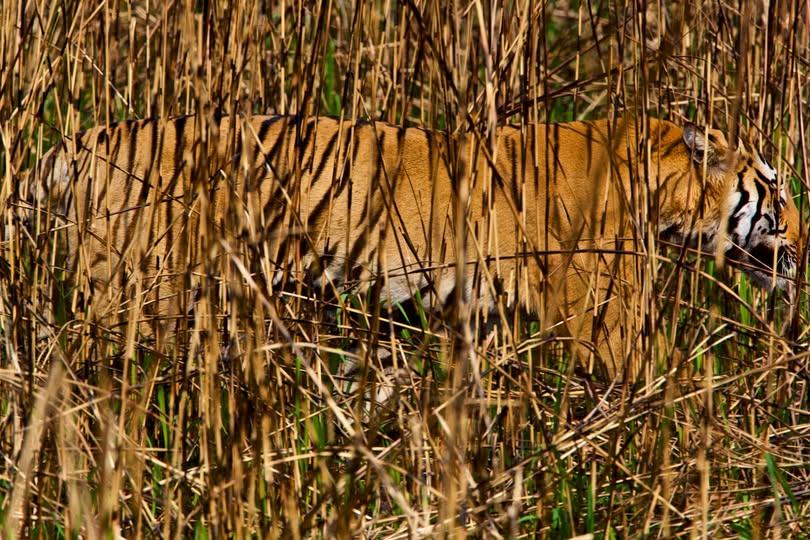
#> input picture images/my_content.jpg, 810 x 540 px, found by its file name
$ python tiger_palette.py
#> lines starting #> are read from the running program, lines starting #| are printed output that depends on the picture; long printed decimals are rounded
# tiger_palette.py
# 1) Extract dominant colors from an Indochinese tiger photo
# 2) Save a palette image
# 3) Generate a Thai-style tiger stripe (shadow tiger) camouflage
#    using those colors

from PIL import Image, ImageDraw
import numpy as np
import random
import math


# --------------------------------------------------
# K-means for color clustering
# --------------------------------------------------
def kmeans(pixels, k=4, iters=20, seed=0):
    np.random.seed(seed)
    N = pixels.shape[0]
    centers = pixels[np.random.choice(N, k, replace=False)]
    for _ in range(iters):
        # assign
        dists = ((pixels[:, None, :] - centers[None, :, :]) ** 2).sum(axis=2)
        labels = dists.argmin(axis=1)
        # update
        new_centers = []
        for i in range(k):
            if np.any(labels == i):
                new_centers.append(pixels[labels == i].mean(axis=0))
            else:
                new_centers.append(centers[i])
        centers = np.vstack(new_centers)
    return centers


def rgb_to_hex(rgb01):
    r, g, b = (np.clip(rgb01 * 255, 0, 255).astype(int))
    return "#{:02X}{:02X}{:02X}".format(r, g, b)


def save_palette_image(colors01, filename="tiger_palette.png",
                       swatch_w=80, h=200):
    """
    colors01: array of shape (k,3) in [0,1]
    Saves a vertical palette image: each color is a horizontal band.
    """
    k = len(colors01)
    img = Image.new("RGB", (swatch_w, h * k), (0, 0, 0))
    draw = ImageDraw.Draw(img)

    for i, c in enumerate(colors01):
        r, g, b = (np.clip(c * 255, 0, 255).astype(int))
        y0 = i * h
        y1 = (i + 1) * h
        draw.rectangle([0, y0, swatch_w, y1], fill=(r, g, b))

    img.save(filename)
    print("Saved palette image to", filename)


# --------------------------------------------------
# Extract dominant tiger colors
# --------------------------------------------------
def extract_tiger_palette(path, k=4):
#> called with path = 'images\\my_content.jpg', k = 4
    img = Image.open(path).convert("RGB")
#> img is the input picture: PIL image 810x540 RGB; mean R, G, B 119.5, 84.5, 41.3

    # Crop to focus more on the tiger than the background
    w, h = img.size
#> w = 810; h = 540
    # You can adjust these numbers if you want more / less grass
    img = img.crop((int(w * 0.25), int(h * 0.2),
                    int(w * 0.95), int(h * 0.9)))
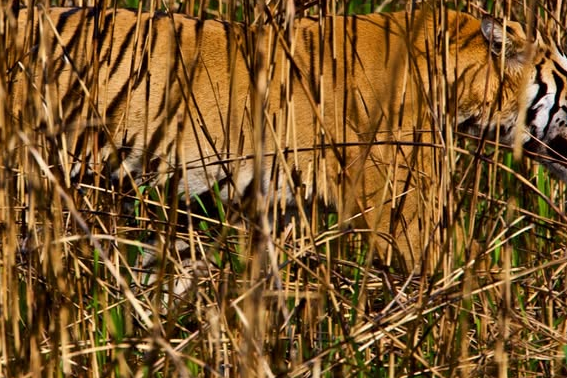
#> img: PIL image 567x378 RGB; mean R, G, B 122.4, 85.2, 40.7

    img_small = img.resize((50, 50))
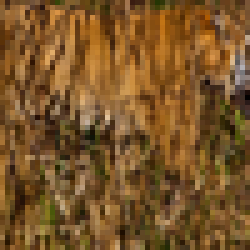
#> img_small: PIL image 50x50 RGB (shown 5 times larger); mean R, G, B 122.3, 85.2, 40.6
    arr = np.array(img_small, dtype=np.float32) / 255.0
    pixels = arr.reshape(-1, 3)
#> pixels = 2500 rows, first 8: [0.506, 0.329, 0.145], [0.251, 0.145, 0.0824], [0.451, 0.306, 0.165], [0.416, 0.278, 0.145], [0.439, 0.318, 0.161], [0.431, 0.302, 0.173], [0.447, 0.325, 0.231], [0.498, 0.361, 0.235]

    centers = kmeans(pixels, k=k, iters=20, seed=0)
#> in kmeans, `centers = pixels[np.random.choice(N, k, replace=False)]`: centers = [[0.592, 0.408, 0.224], [0.596, 0.424, 0.22], [0.478, 0.376, 0.133], [0.722, 0.502, 0.235]]
#> centers = [[0.438, 0.297, 0.129], [0.575, 0.399, 0.191], [0.289, 0.195, 0.0753], [0.699, 0.518, 0.302]]

    # sort by brightness (dark → bright)
    lum = centers @ np.array([0.2126, 0.7152, 0.0722])
#> lum = [0.315, 0.422, 0.206, 0.54]
    order = np.argsort(lum)
#> order = [2, 0, 1, 3]
    centers = centers[order]
#> centers = [[0.289, 0.195, 0.0753], [0.438, 0.297, 0.129], [0.575, 0.399, 0.191], [0.699, 0.518, 0.302]]

    print("Dominant colors (dark → bright):")
    for c in centers:
        print(rgb_to_hex(c), c)
#> this loop made 4 passes
#> (c, r in rgb_to_hex, g in rgb_to_hex, b in rgb_to_hex) on passes 1 to 4: ([0.289, 0.195, 0.0753], 73, 49, 19), ([0.438, 0.297, 0.129], 111, 75, 32), ([0.575, 0.399, 0.191], 146, 101, 48), ([0.699, 0.518, 0.302], 178, 131, 77)
#| #493113 [0.2891  0.1945 0.07526]
#| #6F4B20 [0.4383 0.2974 0.1294]
#| #926530 [0.5751  0.3993 0.1915 ]
#| #B2834D [0.6986 0.5175 0.3024]

    # show them as an image
    save_palette_image(centers, "tiger_palette.png")
#> in save_palette_image, `k = len(colors01)`: k = 4
#> in save_palette_image, `img = Image.new("RGB", (swatch_w, h * k), (0, 0, 0))`: img: PIL image 80x800 RGB; every value is 0
#> the loop in save_palette_image, `for i, c in enumerate(colors01):` made 4 passes
#> (c, r, g, b, y0, y1) on passes 1 to 4: ([0.289, 0.195, 0.0753], 73, 49, 19, 0, 200), ([0.438, 0.297, 0.129], 111, 75, 32, 200, 400), ([0.575, 0.399, 0.191], 146, 101, 48, 400, 600), ([0.699, 0.518, 0.302], 178, 131, 77, 600, 800)
#> in save_palette_image, `img.save(filename)`:
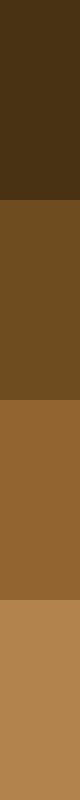
#> saved as tiger_palette.png: PIL image 80x800 RGB; mean R, G, B 127, 89, 44

    return centers


# --------------------------------------------------
# Shadow tiger / Thai tiger stripe camouflage
# --------------------------------------------------
def make_tiger_stripe_camo(palette01, size=(512, 512),
                           stripe_scale=45,
                           filename="tiger_shadow_stripe_camo.png"):
    """
    palette01 : array (k,3) in [0,1] from extract_tiger_palette
    size      : (width, height) of output image
    stripe_scale : controls stripe thickness (bigger = thicker stripes)
    """
    w, h = size

    # convert colors to 0–255
    palette255 = [(int(c[0] * 255), int(c[1] * 255), int(c[2] * 255))
                  for c in palette01]

    # sort by brightness so 0 = darkest, -1 = lightest
    lum = [c[0] * 0.2126 + c[1] * 0.7152 + c[2] * 0.0722 for c in palette01]
    order = sorted(range(len(lum)), key=lambda i: lum[i])
    palette255 = [palette255[i] for i in order]

    dark = palette255[0]                          # dark stripe
    mid = palette255[1] if len(palette255) > 1 else palette255[0]
    light = palette255[2] if len(palette255) > 2 else palette255[-1]
    bg = palette255[-1]                           # lightest background

    # base image (background color)
    img_arr = np.zeros((h, w, 3), dtype=np.uint8)
    img_arr[:, :, :] = bg

    # stripe orientation (slightly diagonal)
    angle = math.radians(-20)
    cosA, sinA = math.cos(angle), math.sin(angle)

    phase = random.random() * 2 * math.pi

    for y in range(h):
        for x in range(w):
            # rotate coordinates so stripes run roughly diagonally
            u = x * cosA + y * sinA
            v = -x * sinA + y * cosA

            # sinusoidal base for stripes + small wobble by v
            s = math.sin(u / stripe_scale + phase +
                         0.4 * math.sin(v / 80.0))

            # small random jitter so edges aren’t perfect
            s += 0.3 * (random.random() - 0.5)

            if s > 0.6:
                color = dark          # main dark stripe
            elif s > 0.2:
                color = mid           # mid-tone band
            elif s > -0.1:
                color = light         # secondary lighter stripe
            else:
                color = bg            # background
            img_arr[y, x, :] = color

    img = Image.fromarray(img_arr, mode="RGB")
    img.save(filename)
    print("Saved tiger-stripe camo to", filename)


# --------------------------------------------------
# Main: run everything
# --------------------------------------------------
if __name__ == "__main__":
    # your tiger image path (inside the "images" folder)
    img_path = r"images\my_content.jpg"

    # 1) extract palette
    palette = extract_tiger_palette(img_path, k=4)
#> palette has the same summary as centers in extract_tiger_palette

    # 2) generate Thai-style tiger stripe camo using that palette
    make_tiger_stripe_camo(palette,
                           size=(512, 512),
                           stripe_scale=45,
                           filename="tiger_shadow_stripe_camo.png")
#> in make_tiger_stripe_camo, `palette255 = [(int(c[0] * 255), int(c[1] * 255), int(c[2] * 255)) for ..`: palette255 = [(73, 49, 19), (111, 75, 32), (146, 101, 48), (178, 131, 77)]
#> in make_tiger_stripe_camo, `lum = [c[0] * 0.2126 + c[1] * 0.7152 + c[2] * 0.0722 for c in palette01]`: lum = [0.206, 0.315, 0.422, 0.54]
#> in make_tiger_stripe_camo, `order = sorted(range(len(lum)), key=lambda i: lum[i])`: order = [0, 1, 2, 3]
#> in make_tiger_stripe_camo, `dark = palette255[0]`: dark = (73, 49, 19)
#> in make_tiger_stripe_camo, `mid = palette255[1] if len(palette255) > 1 else palette255[0]`: mid = (111, 75, 32)
#> in make_tiger_stripe_camo, `light = palette255[2] if len(palette255) > 2 else palette255[-1]`: light = (146, 101, 48)
#> in make_tiger_stripe_camo, `bg = palette255[-1]`: bg = (178, 131, 77)
#> in make_tiger_stripe_camo, `img_arr[:, :, :] = bg`:
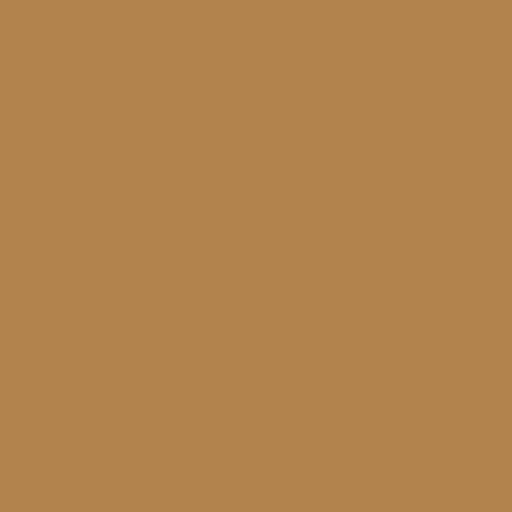
#> img_arr: shape (512, 512, 3); mean of channels 0, 1, 2 178, 131, 77; drawn as R, G, B
#> after the loop in make_tiger_stripe_camo, `for y in range(h):`:
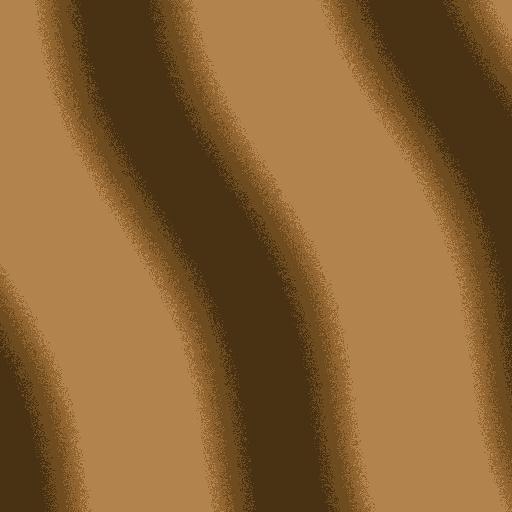
#> img_arr: shape (512, 512, 3); mean of channels 0, 1, 2 137.1, 98, 52.1; drawn as R, G, B

$ run again, with images/1.png saved as images/my_content.jpg
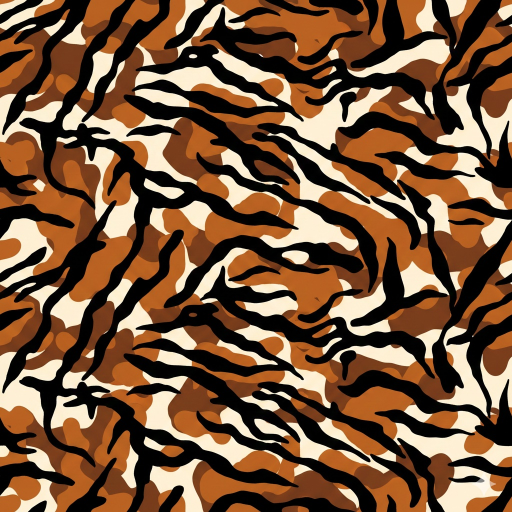
#> input picture images/1.png, 1024 x 1024 px, found by its file name (shown at 1/2 size)
#> in extract_tiger_palette, img is the input picture: PIL image 1024x1024 RGB; mean R, G, B 119.6, 86.4, 59.9
#> pixels = 2500 rows, first 8: [0.439, 0.235, 0.0902], [0.0667, 0.0353, 0.0196], [0, 0, 0], [0.0275, 0.0275, 0.0235], [0.098, 0.098, 0.0863], [0.42, 0.408, 0.365], [0.569, 0.541, 0.482], [0.627, 0.6, 0.533]
#> in kmeans, `centers = pixels[np.random.choice(N, k, replace=False)]`: centers = [[0, 0.00784, 0.00784], [1, 0.965, 0.851], [0.878, 0.69, 0.506], [0.682, 0.353, 0.125]]
#> in extract_tiger_palette, `centers = kmeans(pixels, k=k, iters=20, seed=0)`: centers = [[0.12, 0.0776, 0.0488], [0.958, 0.914, 0.803], [0.723, 0.626, 0.512], [0.559, 0.328, 0.162]]
#> in extract_tiger_palette, `lum = centers @ np.array([0.2126, 0.7152, 0.0722])`: lum = [0.0845, 0.915, 0.638, 0.365]
#> in extract_tiger_palette, `order = np.argsort(lum)`: order = [0, 3, 2, 1]
#> in extract_tiger_palette, `centers = centers[order]`: centers = [[0.12, 0.0776, 0.0488], [0.559, 0.328, 0.162], [0.723, 0.626, 0.512], [0.958, 0.914, 0.803]]
#> the loop in extract_tiger_palette, `for c in centers:` made 4 passes
#> (c, r in rgb_to_hex, g in rgb_to_hex, b in rgb_to_hex) on passes 1 to 4: ([0.12, 0.0776, 0.0488], 30, 19, 12), ([0.559, 0.328, 0.162], 142, 83, 41), ([0.723, 0.626, 0.512], 184, 159, 130), ([0.958, 0.914, 0.803], 244, 233, 204)
#> (printed output is left out)
#> k = 4
#> the loop in save_palette_image, `for i, c in enumerate(colors01):` made 4 passes
#> (c, r, g, b, y0, y1) on passes 1 to 4: ([0.12, 0.0776, 0.0488], 30, 19, 12, 0, 200), ([0.559, 0.328, 0.162], 142, 83, 41, 200, 400), ([0.723, 0.626, 0.512], 184, 159, 130, 400, 600), ([0.958, 0.914, 0.803], 244, 233, 204, 600, 800)
#> in save_palette_image, `img.save(filename)`:
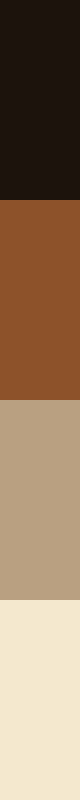
#> saved as tiger_palette.png: PIL image 80x800 RGB; mean R, G, B 150, 123.5, 96.8
#> palette has the same summary as centers in extract_tiger_palette
#> palette255 = [(30, 19, 12), (142, 83, 41), (184, 159, 130), (244, 233, 204)]
#> in make_tiger_stripe_camo, `lum = [c[0] * 0.2126 + c[1] * 0.7152 + c[2] * 0.0722 for c in palette01]`: lum = [0.0845, 0.365, 0.638, 0.915]
#> in make_tiger_stripe_camo, `order = sorted(range(len(lum)), key=lambda i: lum[i])`: order = [0, 1, 2, 3]
#> dark = (30, 19, 12)
#> mid = (142, 83, 41)
#> light = (184, 159, 130)
#> bg = (244, 233, 204)
#> after the loop in make_tiger_stripe_camo, `for y in range(h):`:
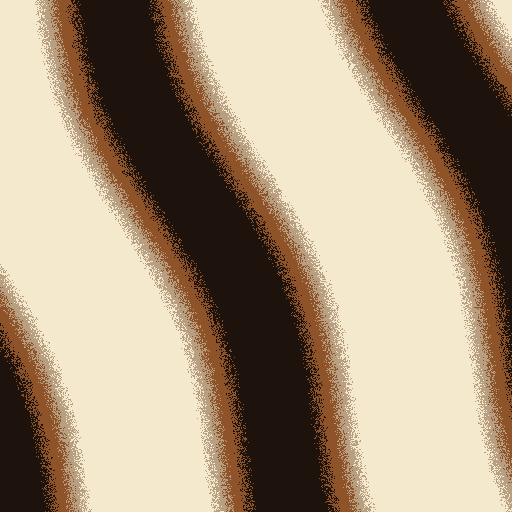
#> img_arr: shape (512, 512, 3); mean of channels 0, 1, 2 166, 146.8, 121.8; drawn as R, G, B

$ run again, with images/digital_camo_1.png saved as images/my_content.jpg
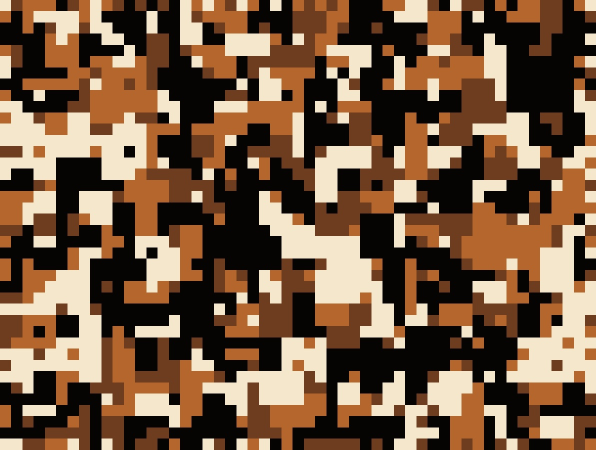
#> input picture images/digital_camo_1.png, 1192 x 900 px, found by its file name (shown at 1/2 size)
#> in extract_tiger_palette, img is the input picture: PIL image 1192x900 RGB; mean R, G, B 119.1, 90.2, 66
#> pixels = 2500 rows, first 8: [0.725, 0.439, 0.227], [0.969, 0.886, 0.769], [0.38, 0.357, 0.318], [0, 0, 0], [0.0196, 0.0157, 0.00784], [0.0196, 0.0157, 0.00784], [0.0196, 0.0157, 0.00784], [0.00784, 0.00784, 0]
#> in kmeans, `centers = pixels[np.random.choice(N, k, replace=False)]`: centers = [[0.18, 0.169, 0.153], [0, 0, 0], [0.765, 0.725, 0.643], [0.392, 0.208, 0.098]]
#> in extract_tiger_palette, `centers = kmeans(pixels, k=k, iters=20, seed=0)`: centers = [[0.387, 0.232, 0.132], [0.048, 0.0313, 0.0183], [0.917, 0.85, 0.74], [0.669, 0.437, 0.261]]
#> in extract_tiger_palette, `lum = centers @ np.array([0.2126, 0.7152, 0.0722])`: lum = [0.258, 0.0339, 0.856, 0.473]
#> in extract_tiger_palette, `order = np.argsort(lum)`: order = [1, 0, 3, 2]
#> in extract_tiger_palette, `centers = centers[order]`: centers = [[0.048, 0.0313, 0.0183], [0.387, 0.232, 0.132], [0.669, 0.437, 0.261], [0.917, 0.85, 0.74]]
#> the loop in extract_tiger_palette, `for c in centers:` made 4 passes
#> (c, r in rgb_to_hex, g in rgb_to_hex, b in rgb_to_hex) on passes 1 to 4: ([0.048, 0.0313, 0.0183], 12, 7, 4), ([0.387, 0.232, 0.132], 98, 59, 33), ([0.669, 0.437, 0.261], 170, 111, 66), ([0.917, 0.85, 0.74], 233, 216, 188)
#> (printed output is left out)
#> k = 4
#> the loop in save_palette_image, `for i, c in enumerate(colors01):` made 4 passes
#> (c, r, g, b, y0, y1) on passes 1 to 4: ([0.048, 0.0313, 0.0183], 12, 7, 4, 0, 200), ([0.387, 0.232, 0.132], 98, 59, 33, 200, 400), ([0.669, 0.437, 0.261], 170, 111, 66, 400, 600), ([0.917, 0.85, 0.74], 233, 216, 188, 600, 800)
#> in save_palette_image, `img.save(filename)`:
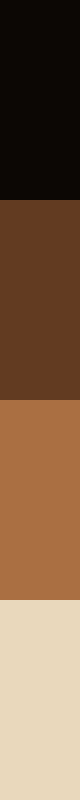
#> saved as tiger_palette.png: PIL image 80x800 RGB; mean R, G, B 128.2, 98.2, 72.8
#> palette has the same summary as centers in extract_tiger_palette
#> palette255 = [(12, 7, 4), (98, 59, 33), (170, 111, 66), (233, 216, 188)]
#> in make_tiger_stripe_camo, `lum = [c[0] * 0.2126 + c[1] * 0.7152 + c[2] * 0.0722 for c in palette01]`: lum = [0.0339, 0.258, 0.473, 0.856]
#> in make_tiger_stripe_camo, `order = sorted(range(len(lum)), key=lambda i: lum[i])`: order = [0, 1, 2, 3]
#> dark = (12, 7, 4)
#> mid = (98, 59, 33)
#> light = (170, 111, 66)
#> bg = (233, 216, 188)
#> after the loop in make_tiger_stripe_camo, `for y in range(h):`:
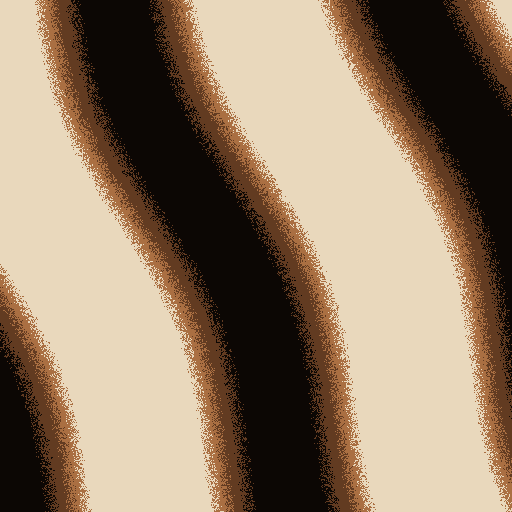
#> img_arr: shape (512, 512, 3); mean of channels 0, 1, 2 148.1, 127, 104.3; drawn as R, G, B

$ run again, with images/digital_camo_my content.png saved as images/my_content.jpg
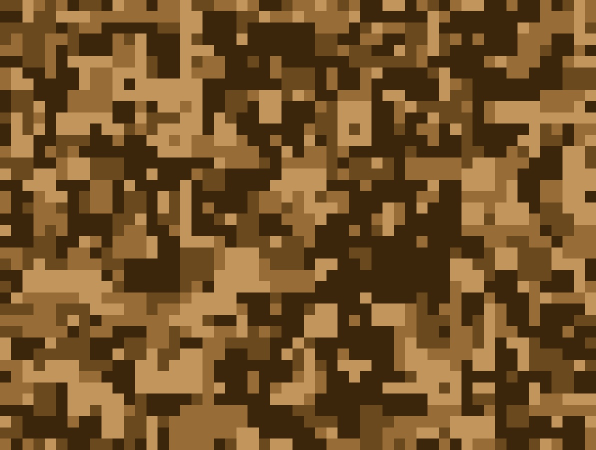
#> input picture images/digital_camo_my content.png, 1192 x 900 px, found by its file name (shown at 1/2 size)
#> in extract_tiger_palette, img is the input picture: PIL image 1192x900 RGB; mean R, G, B 117.1, 83.8, 41.8
#> in extract_tiger_palette, `img = img.crop((int(w * 0.25), int(h * 0.2), int(w * 0.95), int(h * 0...`:
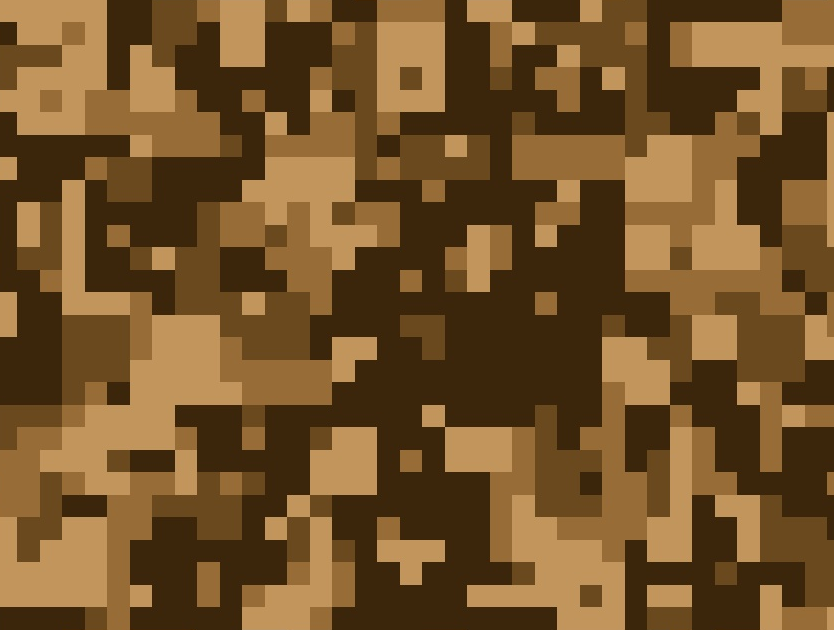
#> img: PIL image 834x630 RGB; mean R, G, B 116.4, 83.5, 41.9
#> in extract_tiger_palette, `img_small = img.resize((50, 50))`:
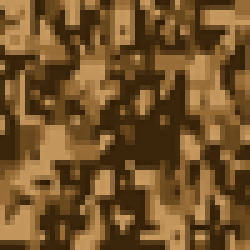
#> img_small: PIL image 50x50 RGB (shown 5 times larger); mean R, G, B 116.4, 83.4, 41.9
#> pixels = 2500 rows, first 8: [0.776, 0.596, 0.373], [0.761, 0.584, 0.361], [0.761, 0.584, 0.361], [0.761, 0.584, 0.361], [0.765, 0.588, 0.365], [0.78, 0.6, 0.373], [0.451, 0.329, 0.176], [0.208, 0.129, 0.0314]
#> in kmeans, `centers = pixels[np.random.choice(N, k, replace=False)]`: centers = [[0.749, 0.573, 0.349], [0.498, 0.369, 0.204], [0.216, 0.137, 0.0353], [0.286, 0.192, 0.0667]]
#> in extract_tiger_palette, `centers = kmeans(pixels, k=k, iters=20, seed=0)`: centers = [[0.742, 0.567, 0.346], [0.578, 0.419, 0.221], [0.243, 0.157, 0.0477], [0.412, 0.286, 0.126]]
#> in extract_tiger_palette, `lum = centers @ np.array([0.2126, 0.7152, 0.0722])`: lum = [0.588, 0.439, 0.167, 0.301]
#> in extract_tiger_palette, `order = np.argsort(lum)`: order = [2, 3, 1, 0]
#> in extract_tiger_palette, `centers = centers[order]`: centers = [[0.243, 0.157, 0.0477], [0.412, 0.286, 0.126], [0.578, 0.419, 0.221], [0.742, 0.567, 0.346]]
#> the loop in extract_tiger_palette, `for c in centers:` made 4 passes
#> (c, r in rgb_to_hex, g in rgb_to_hex, b in rgb_to_hex) on passes 1 to 4: ([0.243, 0.157, 0.0477], 61, 39, 12), ([0.412, 0.286, 0.126], 104, 72, 32), ([0.578, 0.419, 0.221], 147, 106, 56), ([0.742, 0.567, 0.346], 189, 144, 88)
#> (printed output is left out)
#> k = 4
#> the loop in save_palette_image, `for i, c in enumerate(colors01):` made 4 passes
#> (c, r, g, b, y0, y1) on passes 1 to 4: ([0.243, 0.157, 0.0477], 61, 39, 12, 0, 200), ([0.412, 0.286, 0.126], 104, 72, 32, 200, 400), ([0.578, 0.419, 0.221], 147, 106, 56, 400, 600), ([0.742, 0.567, 0.346], 189, 144, 88, 600, 800)
#> palette has the same summary as centers in extract_tiger_palette
#> palette255 = [(61, 39, 12), (104, 72, 32), (147, 106, 56), (189, 144, 88)]
#> in make_tiger_stripe_camo, `lum = [c[0] * 0.2126 + c[1] * 0.7152 + c[2] * 0.0722 for c in palette01]`: lum = [0.167, 0.301, 0.439, 0.588]
#> in make_tiger_stripe_camo, `order = sorted(range(len(lum)), key=lambda i: lum[i])`: order = [0, 1, 2, 3]
#> dark = (61, 39, 12)
#> mid = (104, 72, 32)
#> light = (147, 106, 56)
#> bg = (189, 144, 88)
